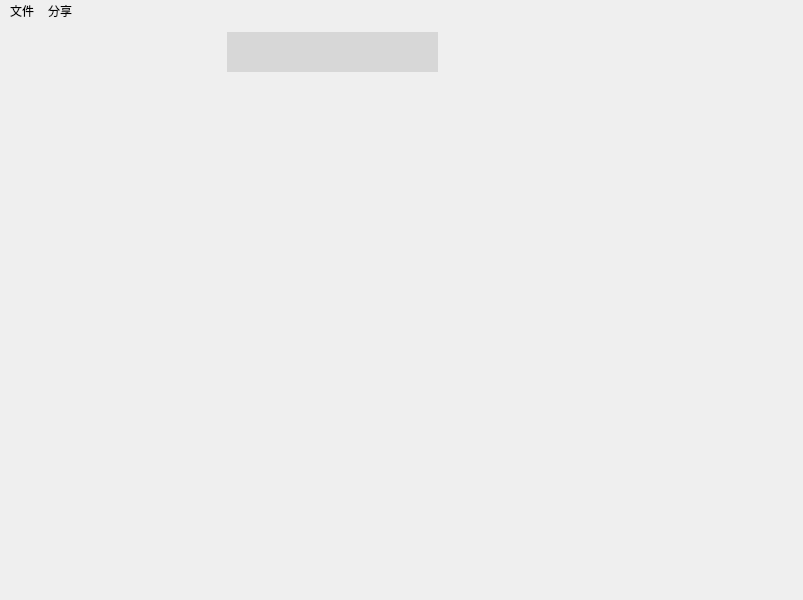
<?xml version="1.0" encoding="UTF-8"?>
<ui version="4.0">
 <class>MainWindow</class>
 <widget class="QMainWindow" name="MainWindow">
  <property name="geometry">
   <rect>
    <x>0</x>
    <y>0</y>
    <width>803</width>
    <height>600</height>
   </rect>
  </property>
  <property name="windowTitle">
   <string>MainWindow</string>
  </property>
  <property name="styleSheet">
   <string notr="true">QMainWindow#MainWindow{
	border-image: url(:/backgroundRg.jpg)
}

QTableWidget#tableWidget{
	background-color: transparent;	/*透明*/
}

QTableWidget#tableWidget:item{
	background-color: transparent;
	border:none; 
	color: rgb(0, 0, 0);
}

QMenuBar#menubar{
	background-color: transparent;
	border:none;
}

QAction{
	background-color: transparent;
	border:none; 
}

QHeaderView:section{
	background-color:transparent;
}
QLineEdit{
	border:none;
	background-color: rgba(186, 186, 186,120);
}
QPushButton{
	border:none;
	border-radius:100px;
}
QPushButton:hover{
	background-color: rgba(186, 186, 186,120);
}
QPushButton#select{
	border-image: url(:/select.png);
}QPushButton#upload{
	border-image: url(:/upload.png);
}QPushButton#Delete{
	border-image: url(:/delete.png);
}</string>
  </property>
  <widget class="QWidget" name="centralwidget">
   <layout class="QGridLayout" name="gridLayout_2">
    <item row="0" column="0">
     <layout class="QGridLayout" name="gridLayout">
      <item row="0" column="5">
       <spacer name="horizontalSpacer">
        <property name="orientation">
         <enum>Qt::Horizontal</enum>
        </property>
        <property name="sizeHint" stdset="0">
         <size>
          <width>40</width>
          <height>20</height>
         </size>
        </property>
       </spacer>
      </item>
      <item row="0" column="2">
       <widget class="QPushButton" name="select">
        <property name="minimumSize">
         <size>
          <width>40</width>
          <height>40</height>
         </size>
        </property>
        <property name="text">
         <string/>
        </property>
       </widget>
      </item>
      <item row="0" column="4">
       <widget class="QPushButton" name="Delete">
        <property name="minimumSize">
         <size>
          <width>40</width>
          <height>40</height>
         </size>
        </property>
        <property name="text">
         <string/>
        </property>
       </widget>
      </item>
      <item row="0" column="3">
       <widget class="QPushButton" name="upload">
        <property name="minimumSize">
         <size>
          <width>40</width>
          <height>40</height>
         </size>
        </property>
        <property name="text">
         <string/>
        </property>
       </widget>
      </item>
      <item row="0" column="1">
       <widget class="QLineEdit" name="lineEdit">
        <property name="minimumSize">
         <size>
          <width>0</width>
          <height>40</height>
         </size>
        </property>
       </widget>
      </item>
      <item row="0" column="0">
       <spacer name="horizontalSpacer_2">
        <property name="orientation">
         <enum>Qt::Horizontal</enum>
        </property>
        <property name="sizeHint" stdset="0">
         <size>
          <width>40</width>
          <height>20</height>
         </size>
        </property>
       </spacer>
      </item>
      <item row="1" column="0" colspan="6">
       <widget class="QTableWidget" name="tableWidget">
        <property name="selectionMode">
         <enum>QAbstractItemView::SingleSelection</enum>
        </property>
        <property name="selectionBehavior">
         <enum>QAbstractItemView::SelectRows</enum>
        </property>
        <attribute name="verticalHeaderVisible">
         <bool>false</bool>
        </attribute>
       </widget>
      </item>
     </layout>
    </item>
   </layout>
  </widget>
  <widget class="QMenuBar" name="menubar">
   <property name="geometry">
    <rect>
     <x>0</x>
     <y>0</y>
     <width>803</width>
     <height>18</height>
    </rect>
   </property>
   <widget class="QMenu" name="menu">
    <property name="title">
     <string>文件</string>
    </property>
    <addaction name="action"/>
    <addaction name="action_2"/>
   </widget>
   <widget class="QMenu" name="menu_2">
    <property name="title">
     <string>分享</string>
    </property>
    <addaction name="action_3"/>
    <addaction name="action_4"/>
   </widget>
   <addaction name="menu"/>
   <addaction name="menu_2"/>
  </widget>
  <action name="action">
   <property name="icon">
    <iconset theme="QIcon::ThemeIcon::DocumentNew"/>
   </property>
   <property name="text">
    <string>上传文件</string>
   </property>
  </action>
  <action name="action_2">
   <property name="text">
    <string>下载文件</string>
   </property>
  </action>
  <action name="action_3">
   <property name="icon">
    <iconset theme="QIcon::ThemeIcon::DocumentSend"/>
   </property>
   <property name="text">
    <string>获取连接</string>
   </property>
  </action>
  <action name="action_4">
   <property name="icon">
    <iconset theme="QIcon::ThemeIcon::InsertLink"/>
   </property>
   <property name="text">
    <string>提取链接</string>
   </property>
  </action>
 </widget>
 <resources/>
 <connections/>
</ui>
